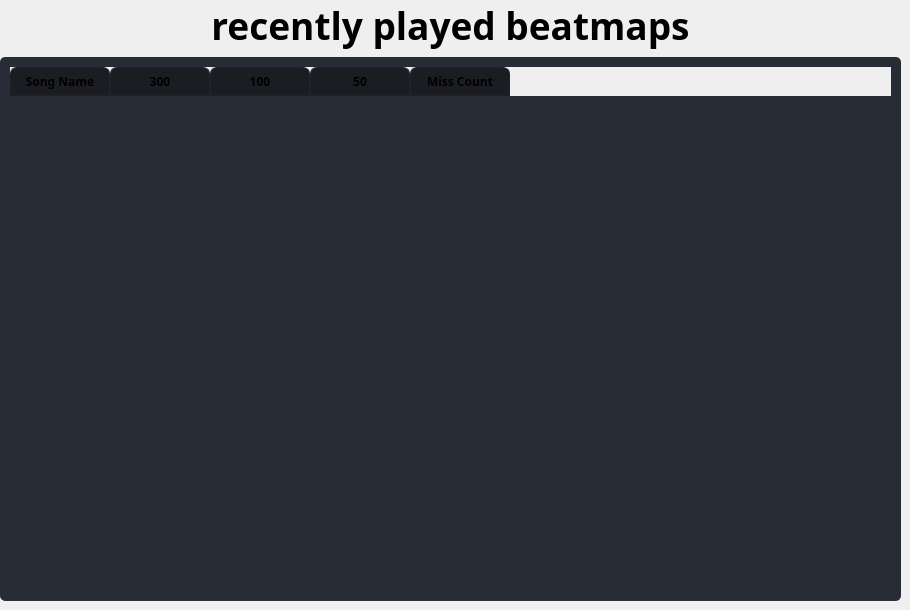
                  <widget class="QWidget" name="page_extra">
                   <widget class="QWidget" name="verticalLayoutWidget">
                    <property name="geometry">
                     <rect>
                      <x>0</x>
                      <y>0</y>
                      <width>901</width>
                      <height>601</height>
                     </rect>
                    </property>
                    <layout class="QVBoxLayout" name="verticalLayout_12">
                     <item>
                      <widget class="QLabel" name="title_2">
                       <property name="maximumSize">
                        <size>
                         <width>16777215</width>
                         <height>16777215</height>
                        </size>
                       </property>
                       <property name="font">
                        <font>
                         <family>Aller</family>
                         <pointsize>40</pointsize>
                         <weight>75</weight>
                         <bold>true</bold>
                        </font>
                       </property>
                       <property name="styleSheet">
                        <string notr="true"/>
                       </property>
                       <property name="text">
                        <string>&lt;html&gt;&lt;head/&gt;&lt;body&gt;&lt;p align=&quot;center&quot;&gt;&lt;span style=&quot; font-size:28pt;&quot;&gt;recently played beatmaps&lt;/span&gt;&lt;/p&gt;&lt;/body&gt;&lt;/html&gt;</string>
                       </property>
                       <property name="textFormat">
                        <enum>Qt::AutoText</enum>
                       </property>
                       <property name="alignment">
                        <set>Qt::AlignCenter</set>
                       </property>
                      </widget>
                     </item>
                     <item>
                      <widget class="QTableWidget" name="Recent_Maps">
                       <property name="styleSheet">
                        <string notr="true">QTableWidget {
    background-color: rgb(39, 44, 54);
    padding: 10px;
    border-radius: 5px;
    gridline-color: rgb(44, 49, 60);
    border-bottom: 1px solid rgb(44, 49, 60);
}
QTableWidget::item{
    border-color: rgb(44, 49, 60);
    padding-left: 5px;
    padding-right: 5px;
    gridline-color: rgb(44, 49, 60);
}
QTableWidget::item:selected{
    background-color: rgb(85, 170, 255);
}
QScrollBar:horizontal {
    border: none;
    background: rgb(52, 59, 72);
    height: 14px;
    margin: 0px 21px 0 21px;
    border-radius: 0px;
}
 QScrollBar:vertical {
    border: none;
    background: rgb(52, 59, 72);
    width: 14px;
    margin: 21px 0 21px 0;
    border-radius: 0px;
 }
QHeaderView::section{
    Background-color: rgb(39, 44, 54);
    max-width: 30px;
    border: 1px solid rgb(44, 49, 60);
    border-style: none;
    border-bottom: 1px solid rgb(44, 49, 60);
    border-right: 1px solid rgb(44, 49, 60);
}
QTableWidget::horizontalHeader {
    background-color: rgb(81, 255, 0);
}
QHeaderView::section:horizontal
{
    border: 1px solid rgb(32, 34, 42);
    background-color: rgb(27, 29, 35);
    padding: 3px;
    border-top-left-radius: 7px;
    border-top-right-radius: 7px;
}
QHeaderView::section:vertical
{
    border: 1px solid rgb(44, 49, 60);
}</string>
                       </property>
                       <column>
                        <property name="text">
                         <string>Song Name</string>
                        </property>
                        <property name="font">
                         <font>
                          <family>Aller</family>
                          <weight>75</weight>
                          <bold>true</bold>
                         </font>
                        </property>
                       </column>
                       <column>
                        <property name="text">
                         <string>300</string>
                        </property>
                        <property name="font">
                         <font>
                          <family>Aller</family>
                          <weight>75</weight>
                          <bold>true</bold>
                         </font>
                        </property>
                       </column>
                       <column>
                        <property name="text">
                         <string>100</string>
                        </property>
                        <property name="font">
                         <font>
                          <family>Aller</family>
                          <weight>75</weight>
                          <bold>true</bold>
                         </font>
                        </property>
                       </column>
                       <column>
                        <property name="text">
                         <string>50</string>
                        </property>
                        <property name="font">
                         <font>
                          <family>Aller</family>
                          <weight>75</weight>
                          <bold>true</bold>
                         </font>
                        </property>
                       </column>
                       <column>
                        <property name="text">
                         <string>Miss Count</string>
                        </property>
                        <property name="font">
                         <font>
                          <family>Aller</family>
                          <weight>75</weight>
                          <bold>true</bold>
                         </font>
                        </property>
                       </column>
                      </widget>
                     </item>
                    </layout>
                   </widget>
                  </widget>
